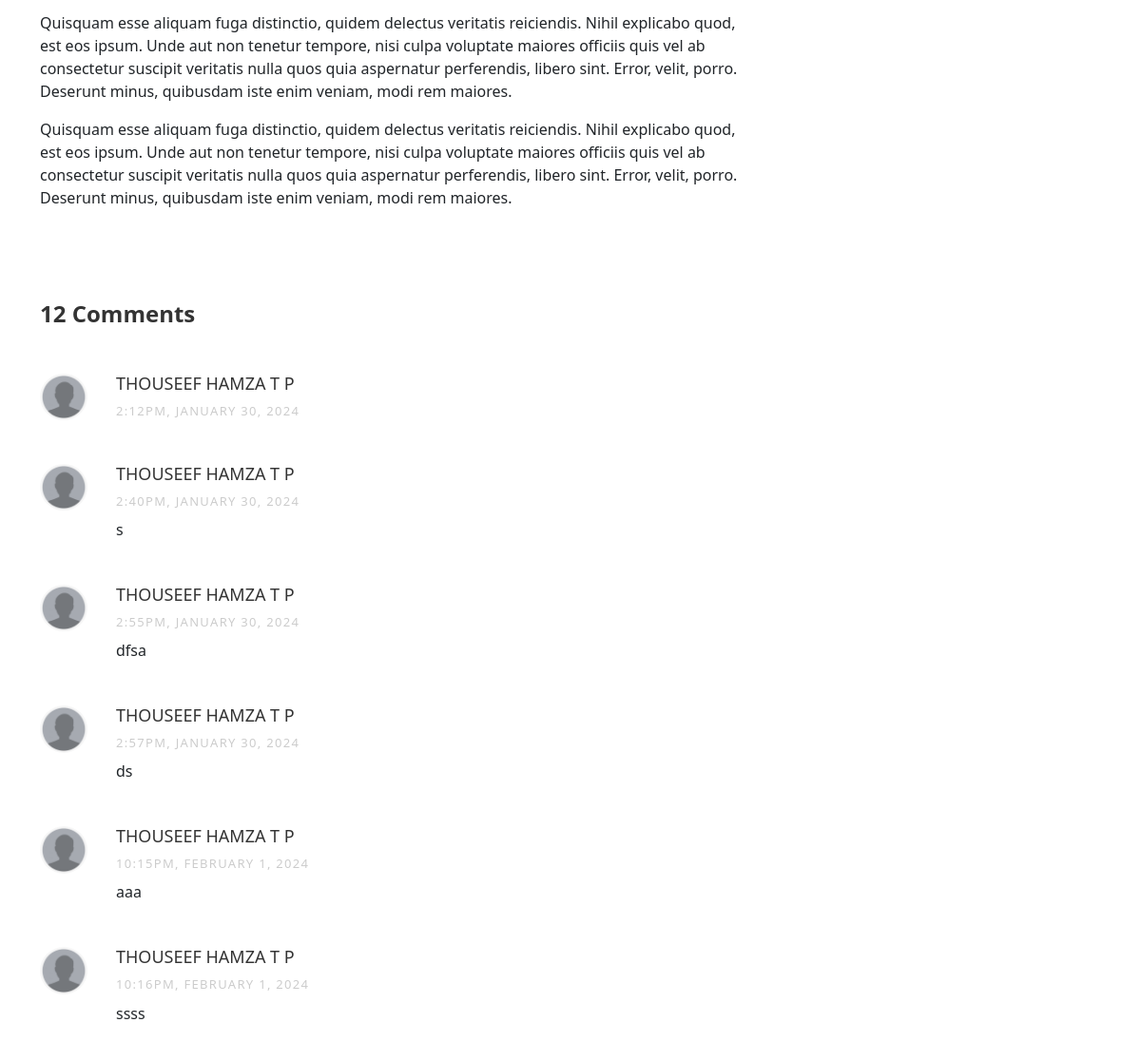
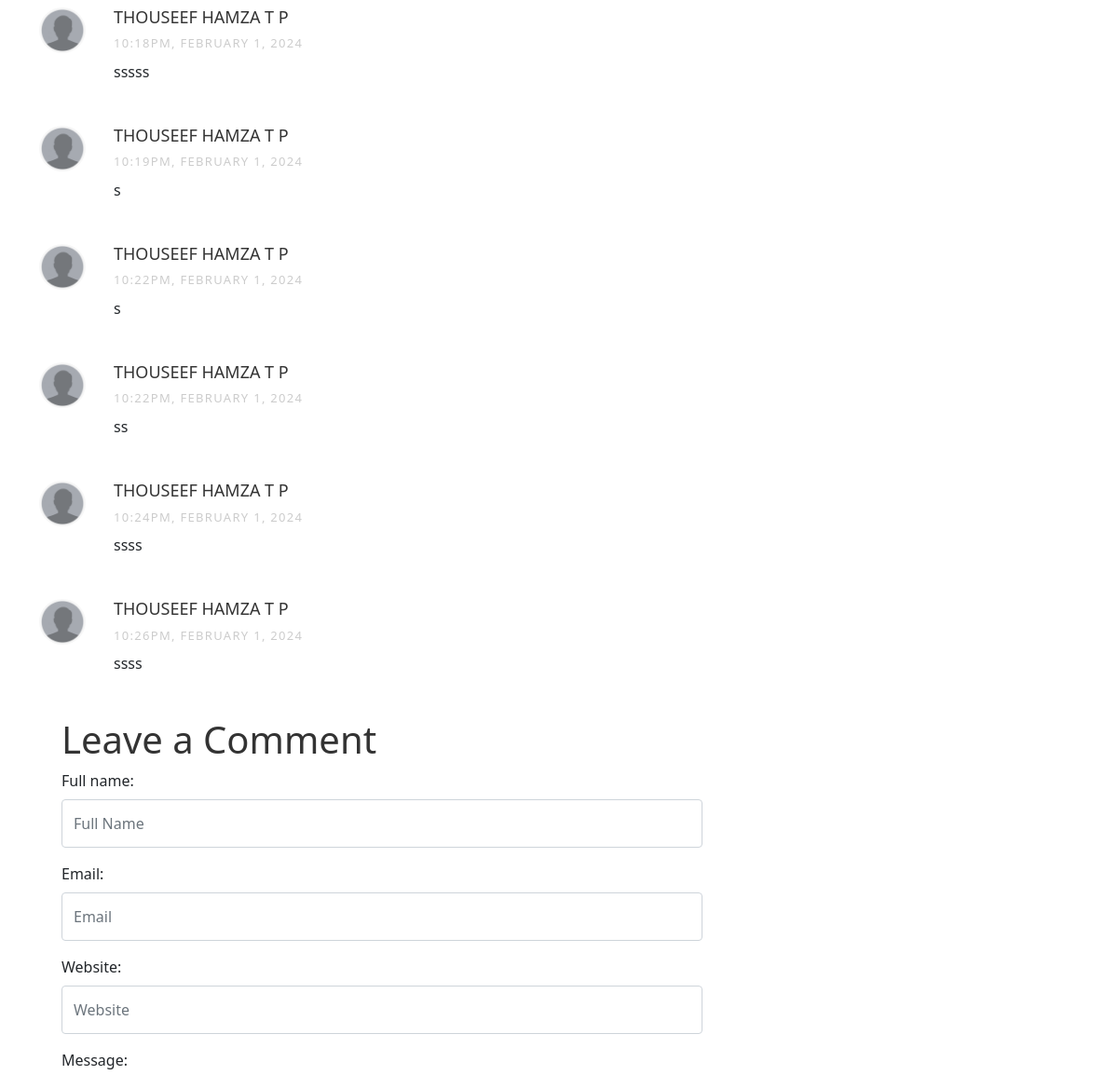
Page /blogs/blog/1/ (middle part) on the earlier database version (2 pictures, top to bottom).
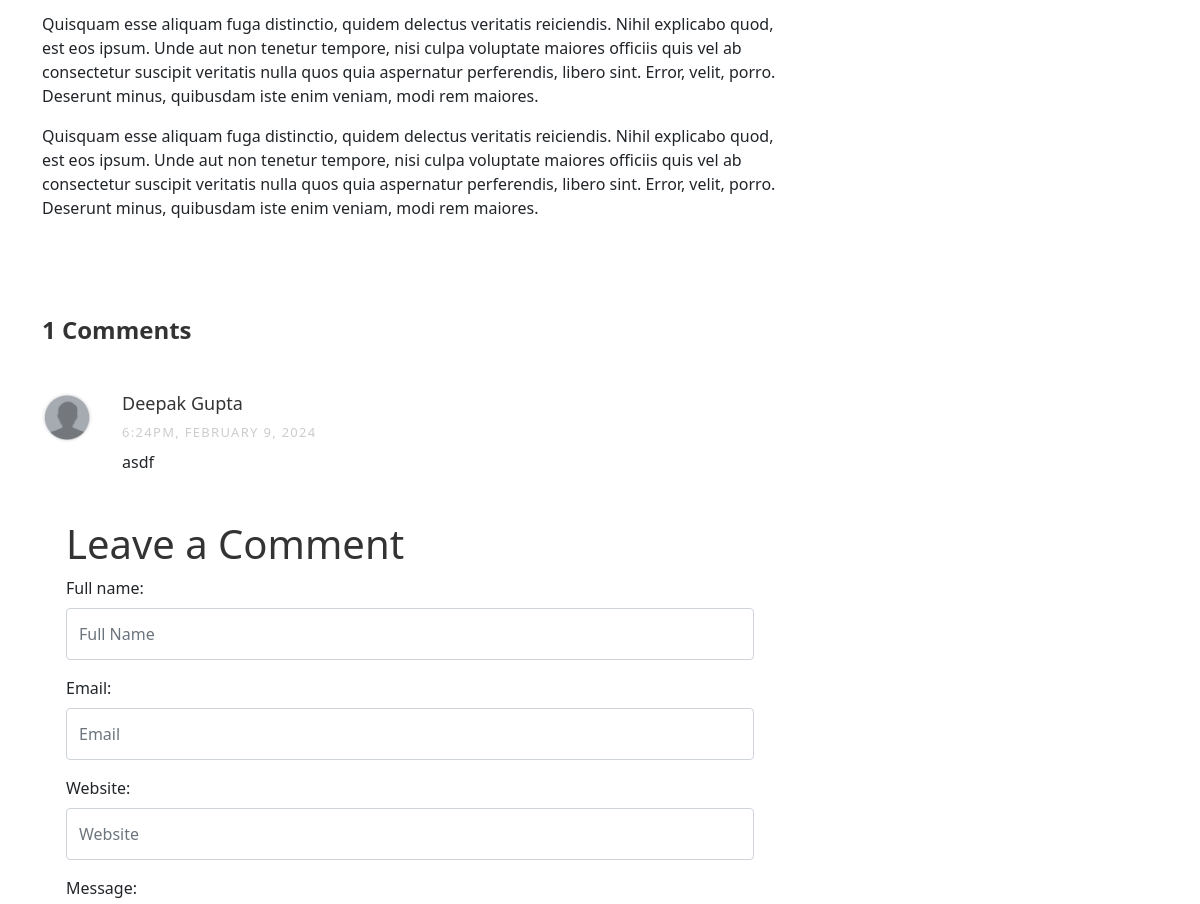
Same page on the later database version.
### blog/models.py (models this page shows, shortened)
class BlogPost(models.Model):
    title_name = models.CharField(max_length=100)
    image = models.ImageField(upload_to="blogs/")
    content = models.TextField()
    created_at = models.DateTimeField(auto_now_add=True)
    updated_at = models.DateTimeField(auto_now=True)

class PostComment(models.Model):
    post = models.ForeignKey(
        BlogPost, on_delete=models.CASCADE, related_name="blog_comments"
    )
    full_name = models.CharField(max_length=100)
    email = models.EmailField(blank=True, null=True)
    profile_picture = models.ImageField(
        upload_to="comments/", default="user-dummy.png", blank=True
    )
    website = models.URLField(null=True, blank=True)
    message = models.TextField()
    created_at = models.DateTimeField(auto_now_add=True)

### blog/views.py (the view)
# urls.py: path("blog/<int:id>/", views.BlogDetailView.as_view(), name="blog_detail"),
class BlogDetailView(View):
    def get(self, request, id, *args, **kwargs):
        try:
            blog = BlogPost.objects.get(id=id)
        except:
            return redirect("blogs-list")
        blogs = BlogPost.objects.exclude(id=id)
        form = CommentForm()
        return render(
            request,
            "blog/blog_detail.html",
            {"blog_data": blog, "blogs": blogs, "form": form},
        )

### blog/forms.py (shortened to what this page needs)
class CommentForm(forms.ModelForm):
    class Meta:
        model = PostComment
        fields = ("full_name", "email", "website", "message")
    def __init__(self, *args, **kwargs):
        super(CommentForm, self).__init__(*args, **kwargs)
        self.fields["full_name"].widget.attrs["placeholder"] = "Full Name"
        self.fields["email"].widget.attrs["placeholder"] = "Email"
        self.fields["website"].widget.attrs["placeholder"] = "Website"
        self.fields["message"].widget.attrs["placeholder"] = "Message"
        for field in self.fields:
            self.fields[field].widget.attrs["class"] = "form-control"

### templates/blog/blog_detail.html (shortened to what this page needs)
  {% extends "index.html" %}
  {% block content %}
  <section class="ftco-section">
      <div class="container">
          <div class="row">
              <div class="col-lg-8 ftco-animate">
                  <p>{{ blog_data.content|linebreaks|default:"" }}</p>
                  <div class="pt-5 mt-5">
                      {% if blog_data.blog_comments.count != 0 %}
                      <h3 class="mb-5 h4 font-weight-bold">{{ blog_data.blog_comments.count }} Comments</h3>
                      {% endif %}
                      <ul class="comment-list">
                          {% for comment in blog_data.blog_comments.all %}
                          <li class="comment">
                              <div class="vcard bio">
                                  <img src="{{ comment.profile_picture.url }}" alt="{{ comment.full_name }}">
                              </div>
                              <div class="comment-body">
                                  <h3>{{ comment.full_name|default:"" }}</h3>
                                  <div class="meta mb-2">{{ comment.created_at|date:"g:iA, F j, Y" |default:""}}</div>
                                  <p>{{ comment.message }}</p>
                              </div>
                          </li>
                          {% endfor %}
                      </ul>
                  </div>
                <div class="container pt-4">
                  <h1>Leave a Comment</h1>
                  <form method="POST" id="form">
                    {{ form.as_p }}
                  </form>
                </div>
              </div>
              <div class="col-lg-4 sidebar ftco-animate">
              </div>
          </div>
      </div>
  </section>
{% endblock content %}

Differences in the rows shown:
removed PostComment: profile_picture (placeholder picture), full_name "THOUSEEF HAMZA T P", created_at "2:12PM, JANUARY 30, 2024"
removed PostComment: profile_picture (placeholder picture), full_name "THOUSEEF HAMZA T P", created_at "2:40PM, JANUARY 30, 2024", message "s"
removed PostComment: profile_picture (placeholder picture), full_name "THOUSEEF HAMZA T P", created_at "2:55PM, JANUARY 30, 2024", message "dfsa"
removed PostComment: profile_picture (placeholder picture), full_name "THOUSEEF HAMZA T P", created_at "2:57PM, JANUARY 30, 2024", message "ds"
removed PostComment: profile_picture (placeholder picture), full_name "THOUSEEF HAMZA T P", created_at "10:15PM, FEBRUARY 1, 2024", message "aaa"
removed PostComment: profile_picture (placeholder picture), full_name "THOUSEEF HAMZA T P", created_at "10:16PM, FEBRUARY 1, 2024", message "ssss"
removed PostComment: profile_picture (placeholder picture), full_name "THOUSEEF HAMZA T P", created_at "10:18PM, FEBRUARY 1, 2024", message "sssss"
removed PostComment: profile_picture (placeholder picture), full_name "THOUSEEF HAMZA T P", created_at "10:19PM, FEBRUARY 1, 2024", message "s"
removed PostComment: profile_picture (placeholder picture), full_name "THOUSEEF HAMZA T P", created_at "10:22PM, FEBRUARY 1, 2024", message "s"
removed PostComment: profile_picture (placeholder picture), full_name "THOUSEEF HAMZA T P", created_at "10:22PM, FEBRUARY 1, 2024", message "ss"
removed PostComment: profile_picture (placeholder picture), full_name "THOUSEEF HAMZA T P", created_at "10:24PM, FEBRUARY 1, 2024", message "ssss"
removed PostComment: profile_picture (placeholder picture), full_name "THOUSEEF HAMZA T P", created_at "10:26PM, FEBRUARY 1, 2024", message "ssss"
computed for BlogPost: blog_comments.count "12" → "1"
added PostComment: profile_picture (placeholder picture), full_name "Deepak Gupta", created_at "6:24PM, FEBRUARY 9, 2024", message "asdf"
